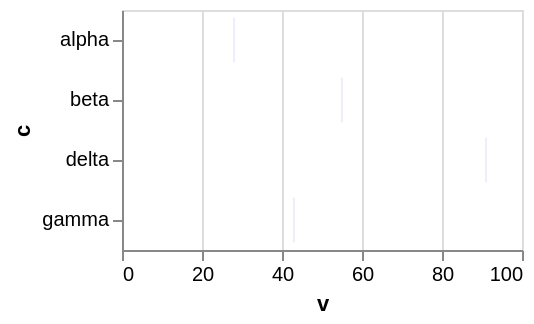

This figure's Vega-Lite source:
### Vega-Lite specification from a JSON file in a GitHub repository (floating-point values rounded to 4 significant figures)
{"$schema": "https://vega.github.io/schema/vega-lite/v6.json", "width": 200, "height": 120, "data": {"values": [{"c": "alpha", "v": 28, "w": 3, "t": "2024-01-07"}, {"c": "beta", "v": 55, "w": 7, "t": "2024-03-19"}, {"c": "gamma", "v": 43, "w": 5, "t": "2024-06-02"}, {"c": "delta", "v": 91, "w": 9, "t": "2024-09-11"}]}, "mark": {"type": "tick", "color": "lavender"}, "encoding": {"x": {"field": "v", "type": "quantitative"}, "y": {"field": "c", "type": "nominal"}}}
